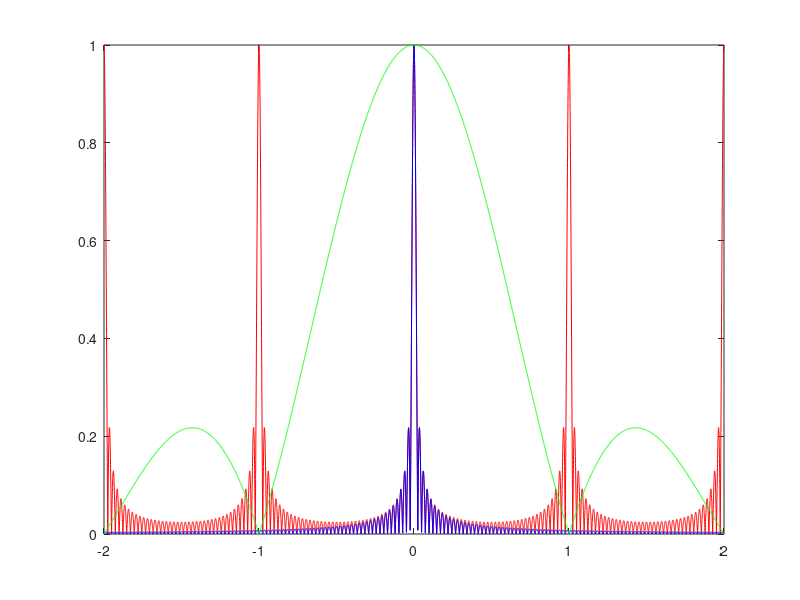

MATLAB code to generate this figure:
%Calcul du diagramme de directivité de la voie broadside d'une antenne
%synthétique.
D=0.5; %distance interping
Lr=1; %Longueur antenne Rx
lambda=5e-3;
N= 41; %nbre de pings
n=(0:N-1);
pu=10000;
u=linspace(-2,2,pu); % u=sin(theta) in units of lambda/L

weights=ones(N,1);%weights(20)=0;
Phi=exp(j*4*pi*D/Lr*u'*n);
DirAF=Phi*weights;
DirAP=sinc(u);
DirSA=DirAF.*DirAP';
maxDirAF=max(abs(DirAF));
figure(2)
plot(u',abs(DirAF)/maxDirAF,"r",u',abs(DirSA)/maxDirAF,"b",u',abs(DirAP),"g")


